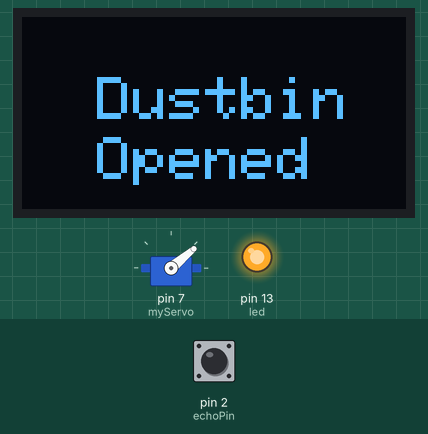
A sketch run on a simulated Arduino Uno, built with avr-gcc and run on an emulated ATmega328P. Parts: servo, 128×64 one-colour display, output pins drawn as LEDs (lit = HIGH). Inputs (shaded band) come from the test bench; at power-on: pin 2 (echoPin) LOW. Pins used as bus, display or sensor lines are not drawn; what the sketch prints to the serial monitor is not drawn.

Above: at 8.8 s.
8.9 s: pin 2 (echoPin) pulsed HIGH 5 times (0.12 s each, 0.3 s apart)
At 10.4 s:
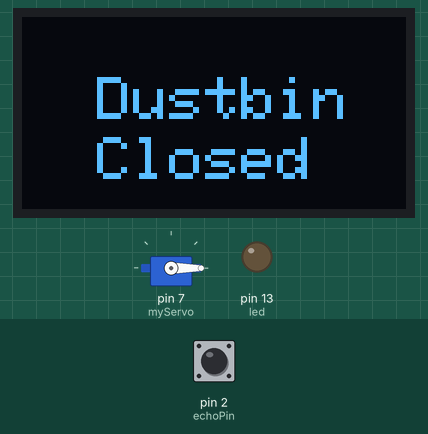
At 11.32 s:
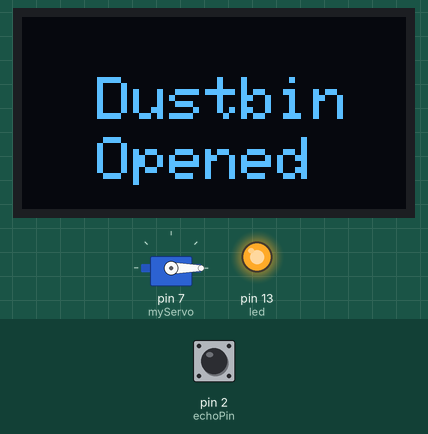
Timing chart, 0 to 12.9 s (numbered marks = the images above; inputs shaded):
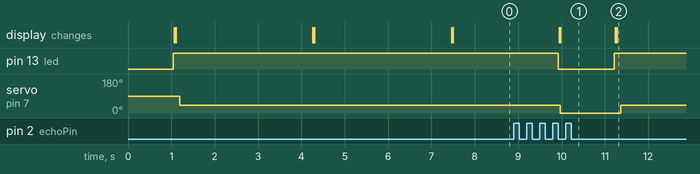

Measured:
- after the input at 8.9 s, pin 13 (led): HIGH → LOW after 1.0 s, → HIGH 1.3 s later; servo on pin 7 (myServo): 40° → 0° after 1.1 s, → 40° 1.4 s later; the display: first differs from a run without the input after 1.1 s (image 1)

The sketch:

Smart_Dustbin.ino
```cpp
#include <Servo.h>
Servo myServo;

#include <SPI.h>
#include <Wire.h>
#include <Adafruit_GFX.h>
#include <Adafruit_SSD1306.h>

#define SCREEN_WIDTH 128 // OLED display width, in pixels
#define SCREEN_HEIGHT 64 // OLED display height, in pixels

// Declaration for an SSD1306 display connected to I2C (SDA, SCL pins)
#define OLED_RESET     -1 // Reset pin # (or -1 if sharing Arduino reset pin)
Adafruit_SSD1306 display(SCREEN_WIDTH, SCREEN_HEIGHT, &Wire, OLED_RESET);

#define echoPin 2
#define trigPin 3

const int led =13;
long duration;
long distance;

void setup(){
  myServo.attach(7);
  pinMode(trigPin,OUTPUT);
  pinMode(echoPin, INPUT);
  pinMode(led,OUTPUT);
  Serial.begin(115200);

}

void loop(){
  if(!display.begin(SSD1306_SWITCHCAPVCC, 0x3C)) {
    Serial.println(F("SSD1306 allocation failed"));
    for(;;); // Don't proceed, loop forever
  }

  digitalWrite(trigPin,LOW);
  delay(2);

  digitalWrite(trigPin,HIGH);
  delay(10);
  digitalWrite(trigPin,LOW);

  duration = pulseIn(echoPin,HIGH);

  distance = duration*0.034/2;
  if (distance<=10){
  digitalWrite(led,HIGH);
  display.clearDisplay();
  display.setTextSize(2);
  display.setTextColor(WHITE);
  display.setCursor(25, 20);
  display.println("Dustbin");
  display.display();
  display.setCursor(25,40);
  display.println("Opened");
  display.display();


  delay(100);
  display.clearDisplay();

    myServo.write(40);
    delay(2000);

  }
  else{
    digitalWrite(led,LOW);
    display.clearDisplay();
  display.setTextSize(2);
  display.setTextColor(WHITE);
  display.setCursor(25, 20);
  display.println("Dustbin");
  display.display();
  display.setCursor(25,40);
  display.println("Closed");
  display.display();
    myServo.write(0);
    delay(200);
  }
  Serial.print("Distance:");
  Serial.println(distance);
}
```
